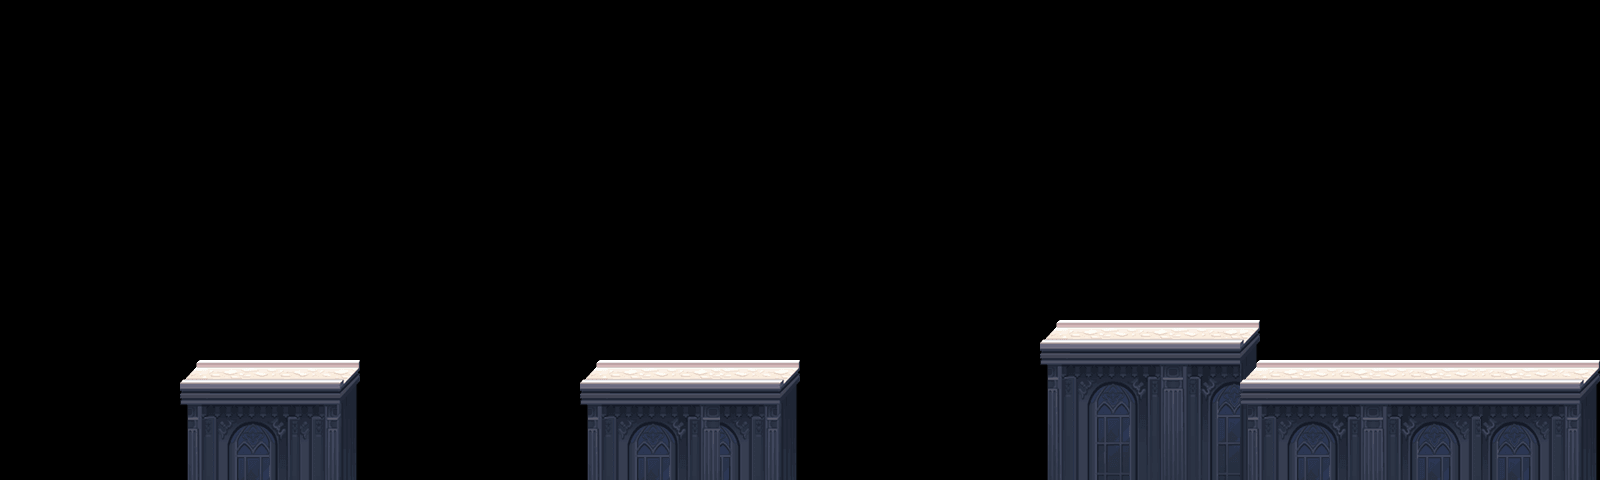

Below is a game level as drawn by its tile map, then a one-line description and the .tmx that defines it (tile-layer data replaced by summaries):
An orthogonal 80x12 tile map with 20x40 px tiles, 2 tile layers (块层 1, 块层 2) and 31 objects (18x 2, 4x 5, 2x 1, 2x 3, 14).

<map version="1.0" orientation="orthogonal" width="80" height="12" tilewidth="20" tileheight="40">
 <tileset firstgid="1" name="road" tilewidth="20" tileheight="40">
  <image source="road.png" width="280" height="188" />
 </tileset>
 <layer name="块层 1" width="80" height="12">
  <data>[960 cells, 104 non-empty, 53 distinct tile ids]</data>
 </layer>
 <layer name="块层 2" width="80" height="12">
  <data>[960 cells, 54 non-empty, 42 distinct tile ids]</data>
 </layer>
 <objectgroup name="collision" width="80" height="12">
  <object x="190" y="374" width="163" height="105" />
  <object x="589" y="375" width="202" height="106" />
  <object x="1049" y="333" width="202" height="145" />
  <object x="1251" y="373" width="343" height="107" />
 </objectgroup>
 <objectgroup name="items" width="80" height="12">
  <object type="2" x="220" y="360" />
  <object type="2" x="260" y="360" />
  <object type="2" x="300" y="360" />
  <object type="2" x="340" y="360" />
  <object type="2" x="620" y="360" />
  <object type="2" x="660" y="360" />
  <object type="2" x="700" y="360" />
  <object type="2" x="740" y="360" />
  <object type="2" x="780" y="360" />
  <object type="2" x="831" y="377" />
  <object type="2" x="872" y="407" />
  <object type="2" x="905" y="386" />
  <object type="2" x="946" y="360" />
  <object type="2" x="983" y="327" />
  <object type="2" x="1016" y="307" />
  <object type="2" x="1060" y="299" />
  <object type="2" x="397" y="393" />
  <object type="14" x="450" y="422" />
  <object type="1" x="496" y="395" />
  <object type="1" x="548" y="365" />
 </objectgroup>
 <objectgroup name="enemy" width="80" height="12">
  <object type="2" x="320" y="200" />
  <object type="3" x="760" y="200" />
  <object type="3" x="1200" y="160" />
  <object type="5" x="1320" y="360" />
  <object type="5" x="1400" y="360" />
  <object type="5" x="1480" y="360" />
  <object type="5" x="1560" y="360" />
 </objectgroup>
 <objectgroup name="up" width="80" height="12" />
</map>
